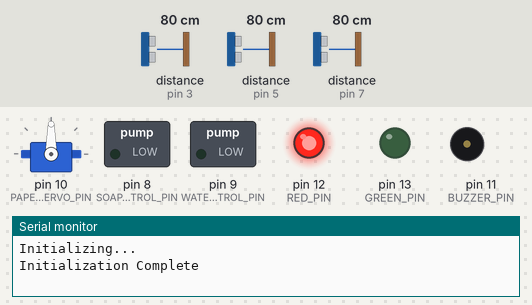
The sketch below on a simulated Arduino Uno, built with avr-gcc and run on an emulated ATmega328P. Parts: servo, switched loads named in the sketch (green lamp = pin HIGH), output pins drawn as LEDs (lit = HIGH), buzzer (waves = sounding, pin HIGH), the last lines printed to the serial monitor. Wiring (inferred from the names in the program): 3 × ultrasonic range finder: trigger pin 2, echo pin 3 / trigger pin 4, echo pin 5 / trigger pin 6, echo pin 7. The test bench sets the inputs (shaded band); at power-on: distance to the obstacle (sensors on pin 3, pin 5, pin 7) 80 cm. The echo pulse lasts 58.3 µs per cm; pins used as bus, display or sensor lines are not drawn.

Above: at 1.3 s.
1.4 s: distance to the obstacle (sensor on pin 3) set to 9 cm
2.9 s: distance to the obstacle (sensor on pin 3) set to 6 cm
At 4.1 s:
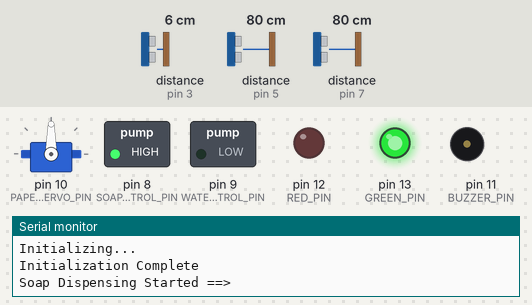
At 6.16 s:
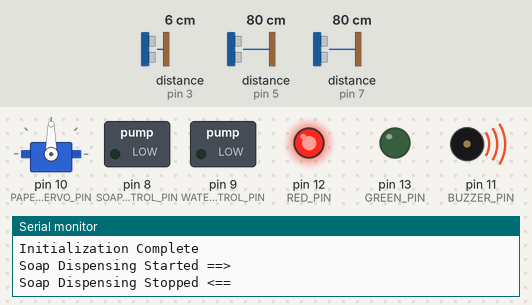
Timing chart, 0 to 9.2 s (numbered marks = the images above; inputs shaded):
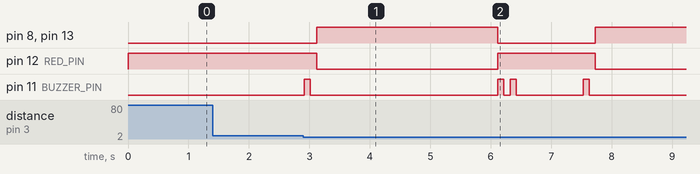

Measured:
- the behaviour switches between 8 and 7 cm on distance to the obstacle (sensor on pin 3) (found by bisection; images 0 and 1)
- after the input at 1.4 s, every drawn part: stays the same
- after the input at 2.9 s, pin 8 (SOAP_PUMP_CONTROL_PIN), pin 13 (GREEN_PIN): LOW → HIGH after 0.22 s, → LOW 3.0 s later, → HIGH 1.6 s later; pin 12 (RED_PIN): HIGH → LOW after 0.22 s, → HIGH 3.0 s later, → LOW 1.6 s later; pin 11 (BUZZER_PIN): LOW → HIGH at once, → LOW 0.10 s later, → HIGH 3.1 s later, → LOW 0.10 s later, … (8 changes in this stretch)

The sketch:

main.ino
```cpp
#include <Servo.h>

#define SOAP_SENSOR_TRIG_PIN 2
#define SOAP_SENSOR_ECHO_PIN 3

#define WATER_SENSOR_TRIG_PIN 4
#define WATER_SENSOR_ECHO_PIN 5

#define PAPER_SENSOR_TRIG_PIN 6
#define PAPER_SENSOR_ECHO_PIN 7

#define SOAP_PUMP_CONTROL_PIN 8
#define WATER_PUMP_CONTROL_PIN 9
#define PAPER_SERVO_PIN 10

#define BUZZER_PIN 11
#define RED_PIN 12
#define GREEN_PIN 13

Servo paperServo;

const int keepWaterOpen = 15000;
const int keepSoapOpen = 3000;
const int keepPaperRollingFor = 1500;

const int waterTriggerDistance = 3;
const int soapTriggerDistance = 3;
const int paperTriggerDistance = 2;

const int waitFor = 1000;
const int setupDelay = 100;
const int openAngel = 0;
const int closeAngel = 90;
const int beepDelay = 100;
const int paperSensorDelayAfterUse = 1500; // waits for user to tear paper
const long pulseTimeOut = 32760;

long waterSensorDuration;
long soapSensorDuration;
long paperSensorDuration;

float waterHandDistance;
float soapHandDistance;
float paperHandDistance;

void setup() {
  Serial.begin(9600);
  Serial.println("Initializing...");

  pinMode(WATER_SENSOR_TRIG_PIN, OUTPUT);
  pinMode(SOAP_SENSOR_TRIG_PIN, OUTPUT);
  pinMode(PAPER_SENSOR_TRIG_PIN, OUTPUT);

  pinMode(WATER_SENSOR_ECHO_PIN, INPUT);
  pinMode(SOAP_SENSOR_ECHO_PIN, INPUT);
  pinMode(PAPER_SENSOR_ECHO_PIN, INPUT);

  digitalWrite(WATER_SENSOR_TRIG_PIN, LOW);
  digitalWrite(SOAP_SENSOR_TRIG_PIN, LOW);
  digitalWrite(PAPER_SENSOR_TRIG_PIN, LOW);

  pinMode(WATER_PUMP_CONTROL_PIN, OUTPUT);
  digitalWrite(WATER_PUMP_CONTROL_PIN, LOW);

  pinMode(SOAP_PUMP_CONTROL_PIN, OUTPUT);
  digitalWrite(SOAP_PUMP_CONTROL_PIN, LOW);

  paperServo.attach(PAPER_SERVO_PIN);
  paperServo.write(closeAngel);

  pinMode(BUZZER_PIN, OUTPUT);

  // Setup RGB LED
  pinMode(RED_PIN, OUTPUT);
  pinMode(GREEN_PIN, OUTPUT);

  // set defaul color:
  // GREEN(2) => Available
  // RED(1) => for In-Use
  setColor(2);

  delay(setupDelay);
  Serial.println("Initialization Complete");
}

float getWaterDistance() {
  digitalWrite(WATER_SENSOR_TRIG_PIN, LOW);
  delayMicroseconds(2);
  digitalWrite(WATER_SENSOR_TRIG_PIN, HIGH);
  delayMicroseconds(10);
  digitalWrite(WATER_SENSOR_TRIG_PIN, LOW);
  waterSensorDuration = pulseIn(WATER_SENSOR_ECHO_PIN, HIGH, pulseTimeOut);
  return waterSensorDuration * 0.0133/2;
}

float getSoapDistance() {
  digitalWrite(SOAP_SENSOR_TRIG_PIN, LOW);
  delayMicroseconds(2);
  digitalWrite(SOAP_SENSOR_TRIG_PIN, HIGH);
  delayMicroseconds(10);
  digitalWrite(SOAP_SENSOR_TRIG_PIN, LOW);
  soapHandDistance = pulseIn(SOAP_SENSOR_ECHO_PIN, HIGH, pulseTimeOut);
  return soapHandDistance * 0.0133/2;
}

float getPaperDistance() {
  digitalWrite(PAPER_SENSOR_TRIG_PIN, LOW);
  delayMicroseconds(2);
  digitalWrite(PAPER_SENSOR_TRIG_PIN, HIGH);
  delayMicroseconds(10);
  digitalWrite(PAPER_SENSOR_TRIG_PIN, LOW);
  paperSensorDuration = pulseIn(PAPER_SENSOR_ECHO_PIN, HIGH, pulseTimeOut);
  return paperSensorDuration * 0.0133/2;
}

void beep(int delayFor, int beepCount){
    for (int i = 0; i < beepCount; i++){
      digitalWrite(BUZZER_PIN, HIGH);
      delay(delayFor);
      digitalWrite(BUZZER_PIN, LOW);
      delay(delayFor);
    }
}

// 1:RED, 2:GREEN
void setColor(int color){
  switch(color){
    case 1:
      digitalWrite(RED_PIN, LOW);
      digitalWrite(GREEN_PIN, HIGH);
      break;
    case 2:
      digitalWrite(RED_PIN, HIGH);
      digitalWrite(GREEN_PIN, LOW);
      break;
    default:
      digitalWrite(RED_PIN, HIGH);
      digitalWrite(GREEN_PIN, LOW);
  }
}

void loop() {
  soapHandDistance = getSoapDistance();
  waterHandDistance = getWaterDistance();
  paperHandDistance = getPaperDistance();

  if (soapHandDistance > 0 && soapHandDistance <= soapTriggerDistance) {
    beep(beepDelay, 1);
    Serial.println("Soap Dispensing Started ==>" );
    setColor(1);
    digitalWrite(SOAP_PUMP_CONTROL_PIN, HIGH);
    delay(keepSoapOpen);
    Serial.println("Soap Dispensing Stopped <==" );
    digitalWrite(SOAP_PUMP_CONTROL_PIN, LOW);
    setColor(2);
    beep(beepDelay, 2);
    delay(waitFor);
   }

   if (waterHandDistance > 0 && waterHandDistance <= waterTriggerDistance) {
    beep(beepDelay, 1);
    Serial.println("Water Dispensing Started ==>" );
    setColor(1);
    digitalWrite(WATER_PUMP_CONTROL_PIN, HIGH);
    delay(keepWaterOpen);
    Serial.println("Water Dispensing Stopped <==" );
    digitalWrite(WATER_PUMP_CONTROL_PIN, LOW);
    setColor(2);
    beep(beepDelay, 2);
    delay(waitFor);
   }

  if (paperHandDistance > 0  && paperHandDistance <= paperTriggerDistance) {
    beep(beepDelay, 1);
    Serial.println("Paper Dispensing Started ==>" );
    setColor(1);
    paperServo.write(openAngel);
    delay(keepPaperRollingFor);
    Serial.println("Paper Dispensing Stopped <==" );
    paperServo.write(closeAngel);
    setColor(2);
    beep(beepDelay, 2);
    delay(paperSensorDelayAfterUse);
   }
}
```
